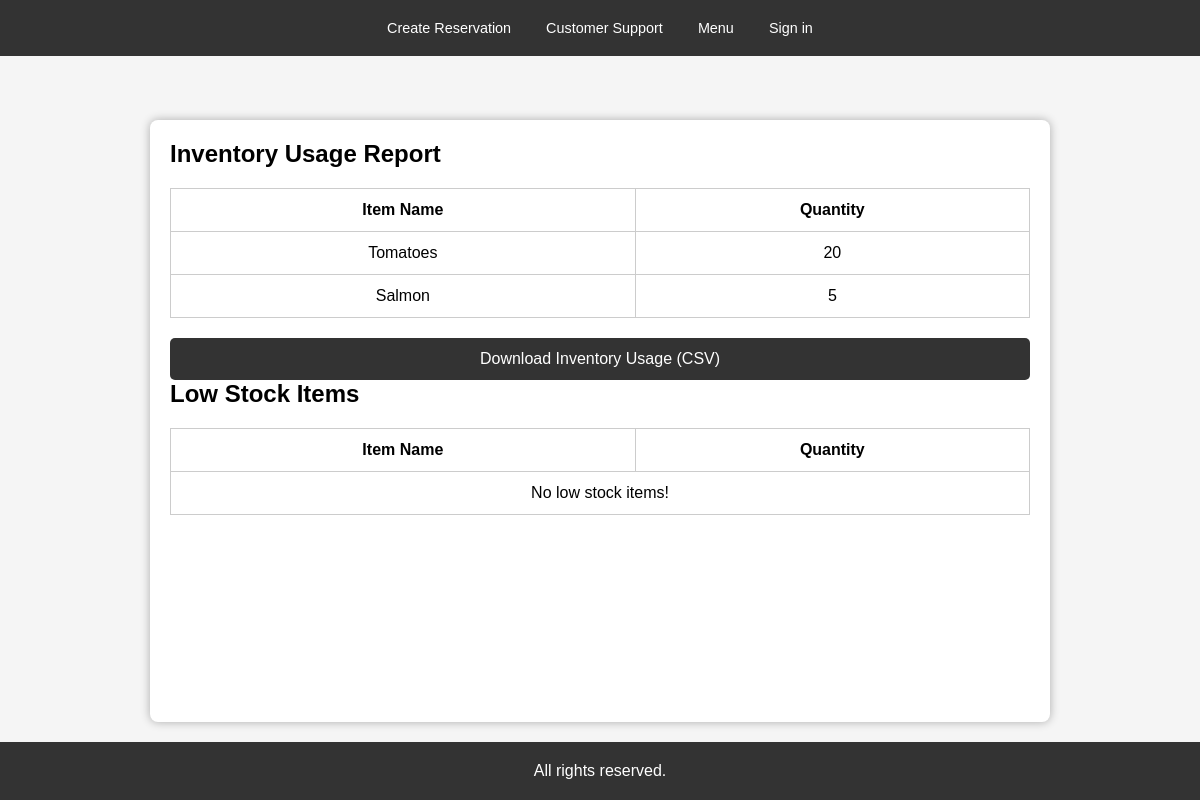
The page /reports on the database as committed earlier.
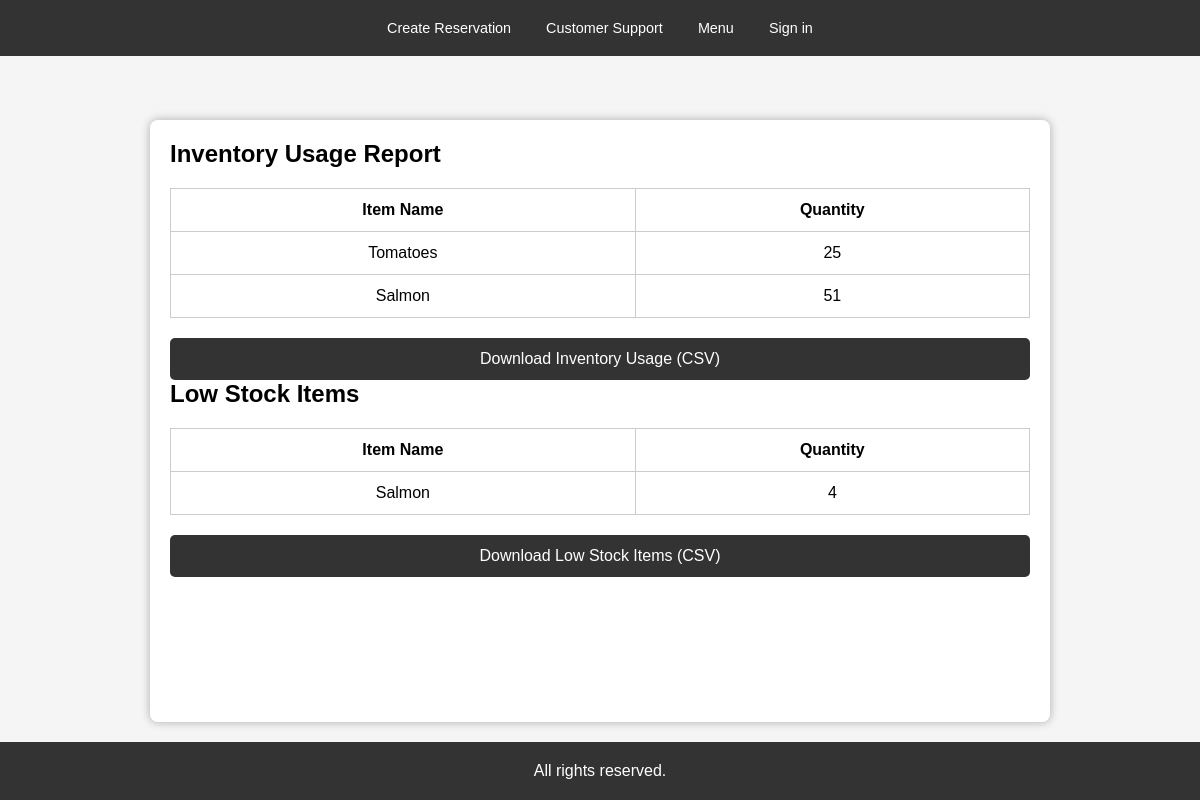
The same page on the database as committed later.
### app/models.py (models this page shows)
class Inventory(db.Model):
    id = db.Column(db.Integer, primary_key=True)
    item_name = db.Column(db.String(255), nullable=False)
    quantity = db.Column(db.Integer, nullable=False)
    used_quantity = db.Column(db.Integer, nullable=False, default=0)
    supplier_id = db.Column(db.Integer, db.ForeignKey('supplier.id', ondelete="RESTRICT"), nullable=False)

### app/routes/manager_routes.py (the view)
@manager_bp.route('/reports')
def manager_reports():
    inventory_usage = InventoryLogic.get_all_inventory_items()
    low_stock_items = InventoryLogic.get_low_stock_items(threshold=5)
    return render_template('reports.html', inventory_usage=inventory_usage, low_stock_items=low_stock_items)

### app/logic/Inventory.py (called while the page is built)
    @staticmethod
    def get_all_inventory_items():
        return BaseCRUD.get_all(Inventory)

    @staticmethod
    def get_low_stock_items(threshold=5):
        return Inventory.query.filter(Inventory.quantity < threshold).all()

### app/logic/base_crud.py (called while the page is built)
    @staticmethod
    def get_all(model):
        return model.query.all() # return all table content

### templates/Reports.html (shortened to what this page needs)
<!DOCTYPE html>
<html lang="en">
<head>
    <link rel="stylesheet" href="{{ url_for('static', filename='css/base.css') }}">
</head>
<body>
    {% include 'partials/nav.html' %}
    <section>
        <h2>Inventory Usage Report</h2>
        <table>
            <tr>
                <th>Item Name</th>
                <th>Quantity</th>
            </tr>
            {% for item in inventory_usage %}
            <tr>
                <td>{{ item.item_name }}</td>
                <td>{{ item.used_quantity }}</td>
            </tr>
            {% endfor %}
        </table>
        {% if inventory_usage %}
        <form action="{{ url_for('manager.download_inventory_usage_csv') }}" method="get">
            <button type="submit">Download Inventory Usage (CSV)</button>
        </form>
        {% endif %}
        <h2>Low Stock Items</h2>
        <table>
            <tr>
                <th>Item Name</th>
                <th>Quantity</th>
            </tr>
            {% for item in low_stock_items %}
            <tr>
                <td>{{ item.item_name }}</td>
                <td>{{ item.quantity }}</td>
            </tr>
            {% else %}
            <tr><td colspan="2">No low stock items!</td></tr>
            {% endfor %}
        </table>
        {% if low_stock_items %}
        <form action="{{ url_for('manager.download_low_inventory_csv') }}" method="get">
            <button type="submit">Download Low Stock Items (CSV)</button>
        </form>
        {% endif %}
    </section>
    <footer>
        <p>All rights reserved.</p>
    </footer>
</body>
</html>

Rows that differ between the two databases and show on the page:
changed Inventory "Tomatoes": used_quantity "20" → "25"
now on one of the page's lists (row edited): Inventory: item_name "Salmon", quantity "4"
changed Inventory "Salmon": used_quantity "5" → "51"
Other text that changed with them:
text no longer shown: "No low stock items!"
text now shown: "Download Low Stock Items (CSV)"
